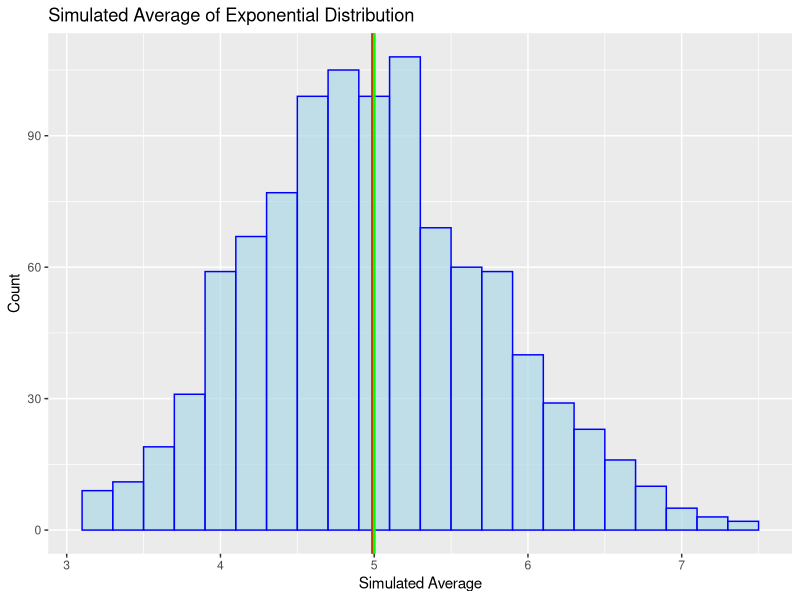
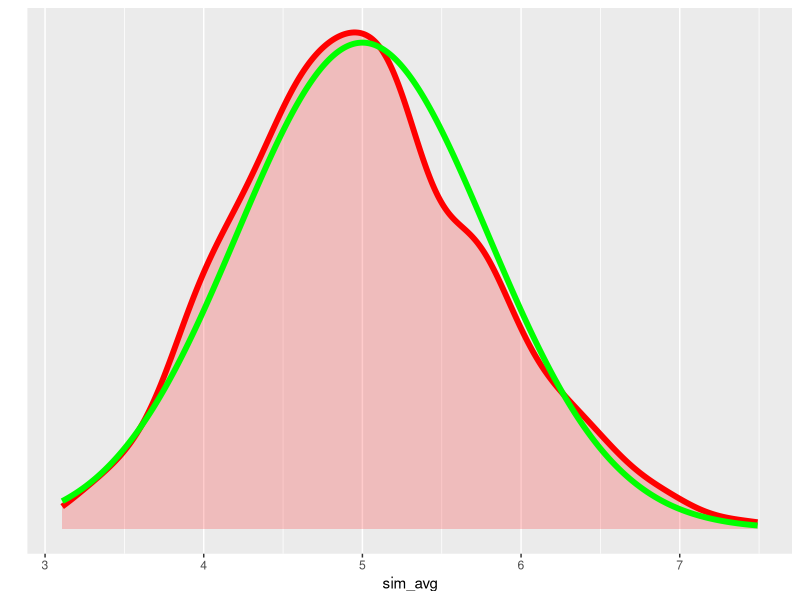
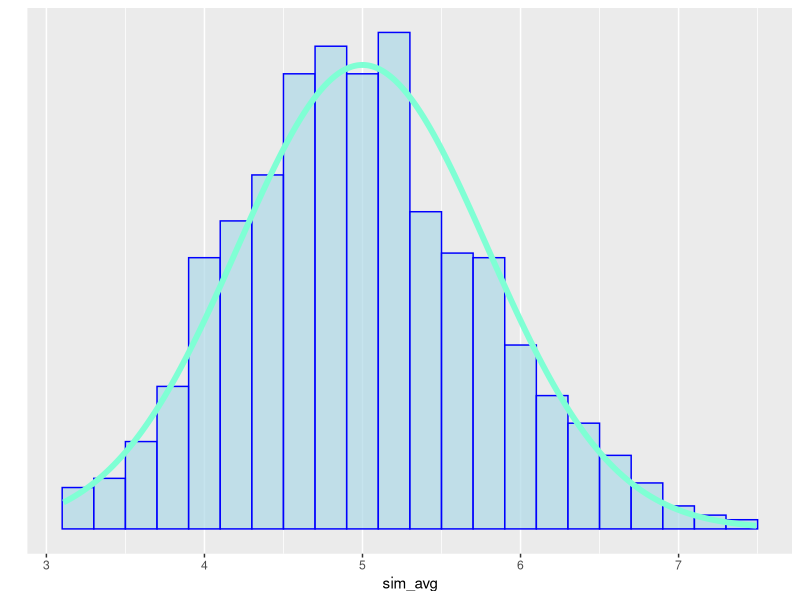
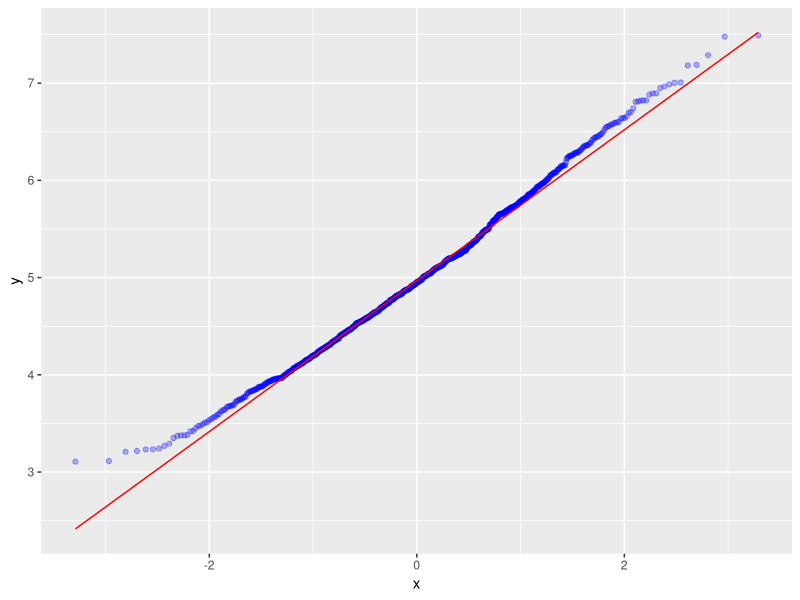

Source code (R) for these figures, in order:
## ---- chunk 1
library(knitr)
library(formatR)
knitr::opts_chunk$set(echo = TRUE, fig.width=8, fig.height=4)
opts_chunk$set(tidy.opts=list(width.cutoff=60),tidy=TRUE)
## ---- chunk 2
# Setting the environment 
library(tidyverse)
## ---- chunk 3
# Set seed at 1
set.seed(1)

# Set relevant parameters 
lambda <- 0.2
n <- 40
sim <- 1000

# Run simulations
simulation_exp <- replicate(sim, rexp(n, lambda))

# Take the sample mean
sim_avg <- apply(simulation_exp, 2, mean)

## ---- chunk 4
# Simulated Mean
sim_mean <- mean(sim_avg)
sim_mean

# Theoretical Mean
theo_mean <- 1/lambda
theo_mean

# Difference
theo_mean - sim_mean
## ---- chunk 5
# Visualization
sim_avg1 <- data.frame(sim_avg)

g = ggplot(data=sim_avg1, aes(x=sim_avg))
g = g + geom_histogram(binwidth = 0.2, fill='lightblue', color='blue',
                       alpha=.7)
g = g + geom_vline(xintercept=sim_mean, col='red', size=1)
g = g + geom_vline(xintercept=theo_mean, col='green', size=1)
g = g + labs(title = "Simulated Average of Exponential Distribution", x="Simulated Average", y="Count")
g
## ---- chunk 6
# Simulated Variance
sim_var <- sd(sim_avg)^2
sim_var

# Theoretical Variance
theo_var <- (1/lambda/sqrt(n))^2
theo_var

# Difference
theo_var-sim_var
## ---- chunk 7
g1 = ggplot(data=sim_avg1, aes(x=sim_avg))
g1 = g1 + geom_density(color='red', size = 2, fill='red', alpha=0.2)
g1 = g1 + stat_function(color='green', size = 2,fun = dnorm, n = 1000, args = list(mean = 1/lambda, sd = sqrt(theo_var))) + ylab("") + scale_y_continuous(breaks = NULL)
g1
## ---- chunk 8
g2 = ggplot(data=sim_avg1, aes(x=sim_avg))
g2 = g2 + geom_histogram(aes(y=..density..), binwidth = 0.2,    fill='lightblue',color='blue',alpha=.7)      
g2 = g2 + stat_function(color='aquamarine', size = 2,fun = dnorm,n = 1000, 
                        args = list(mean = 1/lambda, sd = sqrt(theo_var))) + ylab("") + scale_y_continuous(breaks = NULL)
g2
## ---- chunk 9
g3 = ggplot(data=sim_avg1, aes(sample=sim_avg))
g3 = g3 + stat_qq(color='blue', alpha=.3) + stat_qq_line(color = 'red')
g3
